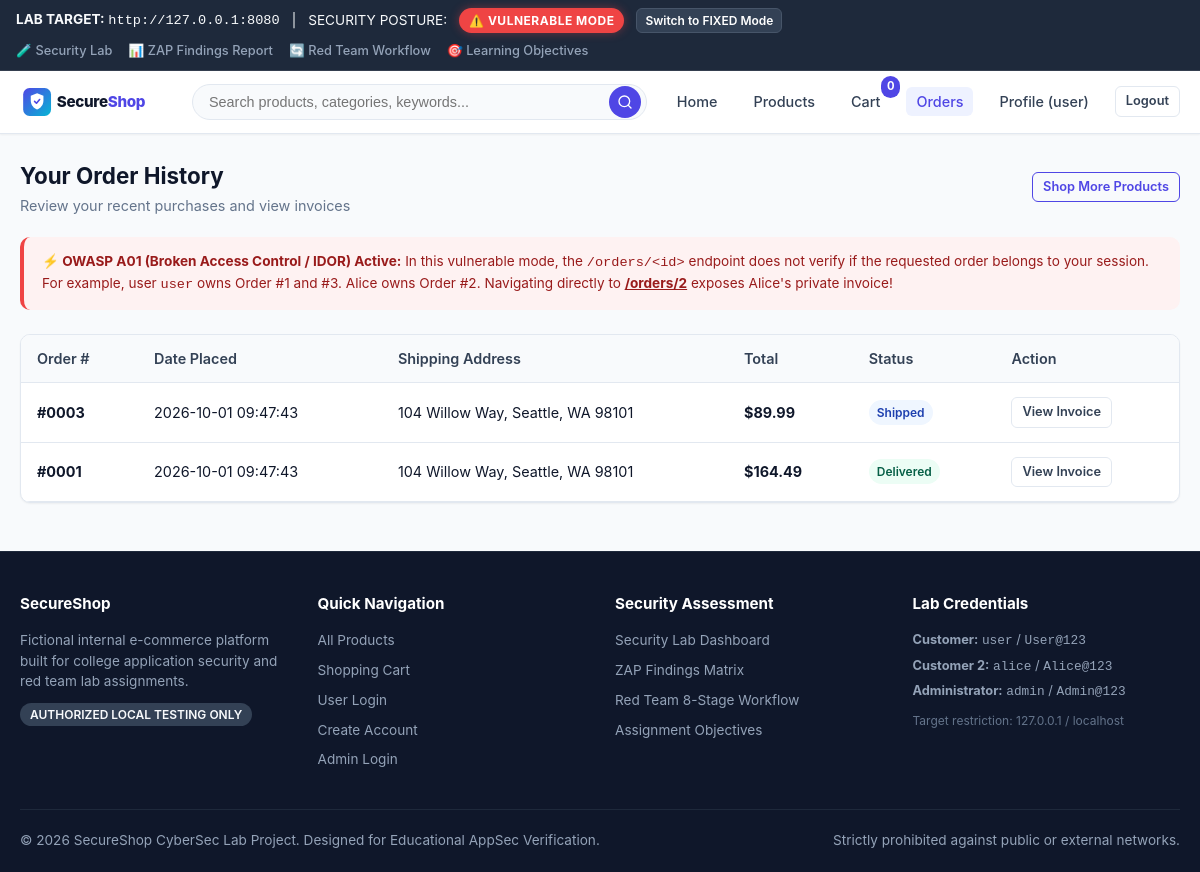
Page /orders (signed in) on the committed database.
### tables this page shows
CREATE TABLE orders (
        id INTEGER PRIMARY KEY AUTOINCREMENT,
        user_id INTEGER NOT NULL,
        total REAL NOT NULL,
        status TEXT NOT NULL DEFAULT 'Processing',
        shipping_address TEXT NOT NULL,
        created_at TIMESTAMP DEFAULT CURRENT_TIMESTAMP,
        FOREIGN KEY(user_id) REFERENCES users(id) ON DELETE CASCADE
    );

### app.py (the view)
@app.route("/orders")
@login_required
def orders():
    user_id = session["user_id"]
    conn = get_db()
    order_list = conn.execute("""
        SELECT * FROM orders WHERE user_id = ? ORDER BY id DESC;
    """, (user_id,)).fetchall()
    conn.close()
    return render_template("orders.html", orders=order_list)

### app.py (called while the page is built, shortened)
def is_public_deploy():
    return bool(
        os.environ.get("RENDER")
        or os.environ.get("RENDER_SERVICE_ID")
        or os.environ.get("ENVIRONMENT") == "production"
        or os.environ.get("PUBLIC_DEPLOYMENT") == "true"
    )

def get_security_mode():
    if is_public_deploy():
        return "fixed"
    if os.path.exists(CONFIG_STATE_PATH):
        try:
            with open(CONFIG_STATE_PATH, "r", encoding="utf-8") as f:
                state = json.load(f)
                return state.get("security_mode", "vulnerable")
        except Exception:
            pass
    return os.environ.get("SECURITY_MODE", "vulnerable").lower()

def get_db():
    conn = sqlite3.connect(DB_PATH)
    conn.row_factory = sqlite3.Row
    conn.execute("PRAGMA foreign_keys = ON;")
    return conn

@app.before_request
def configure_session_security():
    mode = get_security_mode()
    if mode == "vulnerable":
        app.config["SESSION_COOKIE_HTTPONLY"] = False
        app.config["SESSION_COOKIE_SAMESITE"] = None
        app.config["SESSION_COOKIE_SECURE"] = False
    else:
        app.config["SESSION_COOKIE_HTTPONLY"] = True
        app.config["SESSION_COOKIE_SAMESITE"] = "Lax"
        app.config["SESSION_COOKIE_SECURE"] = False  # Local HTTP lab testing

@app.after_request
def apply_security_headers(response):
    mode = get_security_mode()
    if mode == "vulnerable":
        response.headers["Server"] = "SecureShop-Dev/1.0 (Python/Flask-Debug)"
    return response

@app.context_processor
def inject_global_template_vars():
    mode = get_security_mode()
    cart_count = 0
    if session.get("user_id"):
        try:
            conn = get_db()
            row = conn.execute("""
                SELECT SUM(ci.quantity) as count
                FROM cart c
                JOIN cart_items ci ON c.id = ci.cart_id
                WHERE c.user_id = ?
            """, (session["user_id"],)).fetchone()
            if row and row["count"]:
                cart_count = row["count"]
            conn.close()
        except Exception:
            pass
    return {
        "security_mode": mode,
        "is_public_deploy": is_public_deploy(),
        "cart_count": cart_count,
        "current_user": session.get("username"),
        "is_admin": session.get("role") == "admin"
    }

### templates/orders.html (shortened to what this page needs)
{% extends "base.html" %}
{% block content %}
<div class="section-header">
  <div>
    <h1 class="section-title">Your Order History</h1>
    <p style="font-size: 0.9rem; color: var(--muted);">Review your recent purchases and view invoices</p>
  </div>
  <a href="{{ url_for('products') }}" class="btn btn-outline-primary btn-sm">Shop More Products</a>
</div>
{% if security_mode == 'vulnerable' %}
  <div style="background: var(--danger-bg); border-left: 4px solid var(--danger); border-radius: var(--radius); padding: 14px 18px; margin-bottom: 24px; font-size: 0.85rem; color: #991B1B;">
    <strong>⚡ OWASP A01 (Broken Access Control / IDOR) Active:</strong>
    In this vulnerable mode, the <code>/orders/&lt;id&gt;</code> endpoint does not verify if the requested order belongs to your session.
    For example, user <code>user</code> owns Order #1 and #3. Alice owns Order #2.
    Navigating directly to <a href="{{ url_for('order_details', order_id=2) }}" style="color: #991B1B; text-decoration: underline; font-weight: 700;">/orders/2</a> exposes Alice's private invoice!
  </div>
{% endif %}
{% if orders %}
  <div class="data-table-card">
    <table class="data-table">
      <thead>
        <tr>
          <th>Order #</th>
          <th>Date Placed</th>
          <th>Shipping Address</th>
          <th>Total</th>
          <th>Status</th>
          <th>Action</th>
        </tr>
      </thead>
      <tbody>
        {% for order in orders %}
          <tr>
            <td style="font-weight: 700;">#{{ "%04d"|format(order['id']) }}</td>
            <td>{{ order['created_at'][:19] }}</td>
            <td style="max-width: 250px; white-space: nowrap; overflow: hidden; text-overflow: ellipsis;">{{ order['shipping_address'] }}</td>
            <td style="font-weight: 700;">${{ "%.2f"|format(order['total']) }}</td>
            <td>
              {% if order['status'] == 'Delivered' %}
                <span class="badge badge-success">Delivered</span>
              {% elif order['status'] == 'Shipped' %}
                <span class="badge badge-info">Shipped</span>
              {% else %}
                <span class="badge badge-warning">Processing</span>
              {% endif %}
            </td>
            <td>
              <a href="{{ url_for('order_details', order_id=order['id']) }}" class="btn btn-secondary btn-sm">
                View Invoice
              </a>
            </td>
          </tr>
        {% endfor %}
      </tbody>
    </table>
  </div>
{% endif %}
{% endblock %}

### static/css/style.css (style rules this page uses)
:root { --primary: #4F46E5; --primary-hover: #4338CA; --primary-light: #EEF2FF; --secondary: #0EA5E9; --accent: #F59E0B; --success: #10B981; --success-bg: #ECFDF5; --danger: #EF4444; --danger-bg: #FEF2F2; --warning: #F59E0B; --warning-bg: #FFFBEB; --dark: #0F172A; --slate: #334155; --muted: #64748B; --light: #F8FAFC; --card-bg: #FFFFFF; --border: #E2E8F0; --radius-sm: 6px; --radius: 10px; --radius-lg: 16px; --shadow-sm: 0 1px 2px 0 rgba(0, 0, 0, 0.05); --shadow: 0 4px 6px -1px rgba(0, 0, 0, 0.08), 0 2px 4px -1px rgba(0, 0, 0, 0.04); --shadow-lg: 0 10px 15px -3px rgba(0, 0, 0, 0.1), 0 4px 6px -2px rgba(0, 0, 0, 0.05); --transition: all 0.2s cubic-bezier(0.4, 0, 0.2, 1); }
* { box-sizing: border-box; margin: 0; padding: 0; }
body { font-family: -apple-system, BlinkMacSystemFont, "Segoe UI", Roboto, "Helvetica Neue", Arial, sans-serif; color: var(--dark); background-color: var(--light); line-height: 1.6; min-height: 100vh; display: flex; flex-direction: column; }
a { color: var(--primary); text-decoration: none; transition: var(--transition); }
.btn { display: inline-flex; align-items: center; justify-content: center; gap: 8px; padding: 8px 16px; font-size: 0.9rem; font-weight: 600; border-radius: var(--radius-sm); border: 1px solid transparent; cursor: pointer; transition: var(--transition); text-decoration: none; }
.btn-secondary { background: #FFFFFF; color: var(--slate); border-color: var(--border); }
.btn-outline-primary { background: transparent; color: var(--primary); border-color: var(--primary); }
.btn-sm { padding: 4px 10px; font-size: 0.8rem; }
.section-header { display: flex; align-items: center; justify-content: space-between; margin-bottom: 20px; }
.section-title { font-size: 1.4rem; font-weight: 700; color: var(--dark); }
.data-table-card { background: white; border: 1px solid var(--border); border-radius: var(--radius); overflow-x: auto; box-shadow: var(--shadow-sm); margin-bottom: 24px; }
.data-table { width: 100%; border-collapse: collapse; font-size: 0.9rem; }
.data-table th { background: #F8FAFC; padding: 12px 16px; text-align: left; font-weight: 600; color: var(--slate); border-bottom: 1px solid var(--border); white-space: nowrap; }
.data-table td { padding: 14px 16px; border-bottom: 1px solid var(--border); color: var(--dark); vertical-align: middle; }
.badge { display: inline-block; padding: 3px 8px; border-radius: 9999px; font-size: 0.75rem; font-weight: 600; text-transform: capitalize; }
.badge-success { background: var(--success-bg); color: #065F46; }
.badge-info { background: #EFF6FF; color: #1E40AF; }

### rows in the picture
orders: id "0003", created_at "2026-10-01 09:47:43", shipping_address "104 Willow Way, Seattle, WA 98101", total "89.99", status "Shipped"
orders: id "0001", created_at "2026-10-01 09:47:43", shipping_address "104 Willow Way, Seattle, WA 98101", total "164.49", status "Delivered"

### other values in the picture
{{ 'FIXED' if security_mode == 'vulnerable' else 'VULNERABLE' }} "FIXED"
{{ session.get('cart_count', 0) }} "0"
{{ session.get('username') }} "user"
